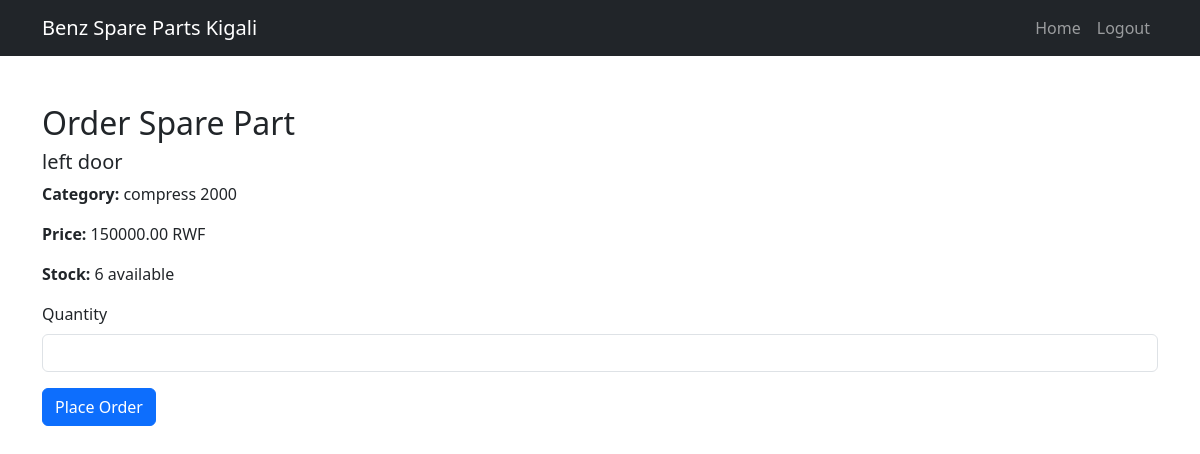
Page /order1.php?part_id=4 (signed in) on the committed database.
### tables this page shows
CREATE TABLE `parts` (
  `id` int(11) NOT NULL,
  `name` varchar(100) NOT NULL,
  `category` varchar(100) DEFAULT NULL,
  `price` decimal(10,2) NOT NULL,
  `stock` int(11) DEFAULT '0',
  `created_at` timestamp NULL DEFAULT CURRENT_TIMESTAMP
);

### order1.php (the view, shortened to what this page needs)
<?php
include 'db/db.php';
$part_id = isset($_GET['part_id']) ? intval($_GET['part_id']) : 0;
$part = null;
if ($part_id > 0) {
    $stmt = $conn->prepare("SELECT * FROM parts WHERE id = ?");
    $stmt->bind_param("i", $part_id);
    $stmt->execute();
    $result = $stmt->get_result();
    $part = $result->fetch_assoc();
}
?>
<!DOCTYPE html>
<html lang="en">
<head>
    <link href="https://cdn.jsdelivr.net/npm/bootstrap@5.3.3/dist/css/bootstrap.min.css" rel="stylesheet">
</head>
<body>
    <nav class="navbar navbar-expand-lg navbar-dark bg-dark">
        <div class="container">
            <a class="navbar-brand" href="#">Benz Spare Parts Kigali</a>
            <div class="collapse navbar-collapse" id="navbarNav">
                <ul class="navbar-nav ms-auto">
                    <li class="nav-item"><a class="nav-link" href="index.php">Home</a></li>
                    <li class="nav-item"><a class="nav-link" href="logout.php">Logout</a></li>
                </ul>
            </div>
        </div>
    </nav>
    <div class="container my-5">
        <h2>Order Spare Part</h2>
        <?php if ($part): ?>
            <h5><?= htmlspecialchars($part['name']) ?></h5>
            <p><strong>Category:</strong> <?= htmlspecialchars($part['category']) ?></p>
            <p><strong>Price:</strong> <?= htmlspecialchars($part['price']) ?> RWF</p>
            <p><strong>Stock:</strong> <?= htmlspecialchars($part['stock']) ?> available</p>
            <form method="POST" action="">
                <div class="mb-3">
                    <label for="quantity" class="form-label">Quantity</label>
                    <input type="number" class="form-control" id="quantity" name="quantity" min="1" required>
                </div>
                <button type="submit" class="btn btn-primary">Place Order</button>
            </form>
        <?php else: ?>
            <p>Part not found.</p>
        <?php endif; ?>
    </div>
</body>
</html>

### rows in the picture
parts: name "left door", category "compress 2000", price "150000.00", stock "6"
